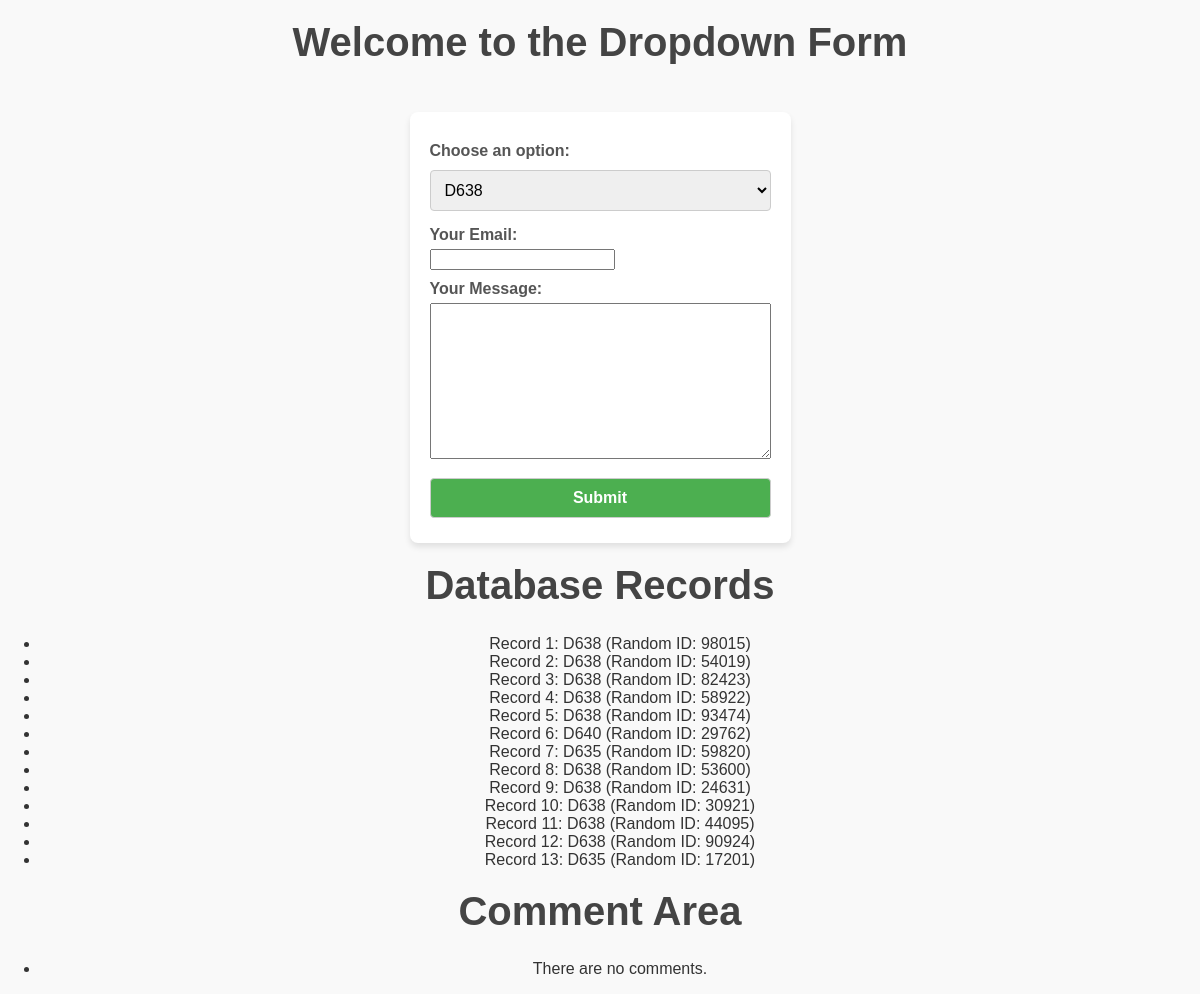
The app's page /, older data.
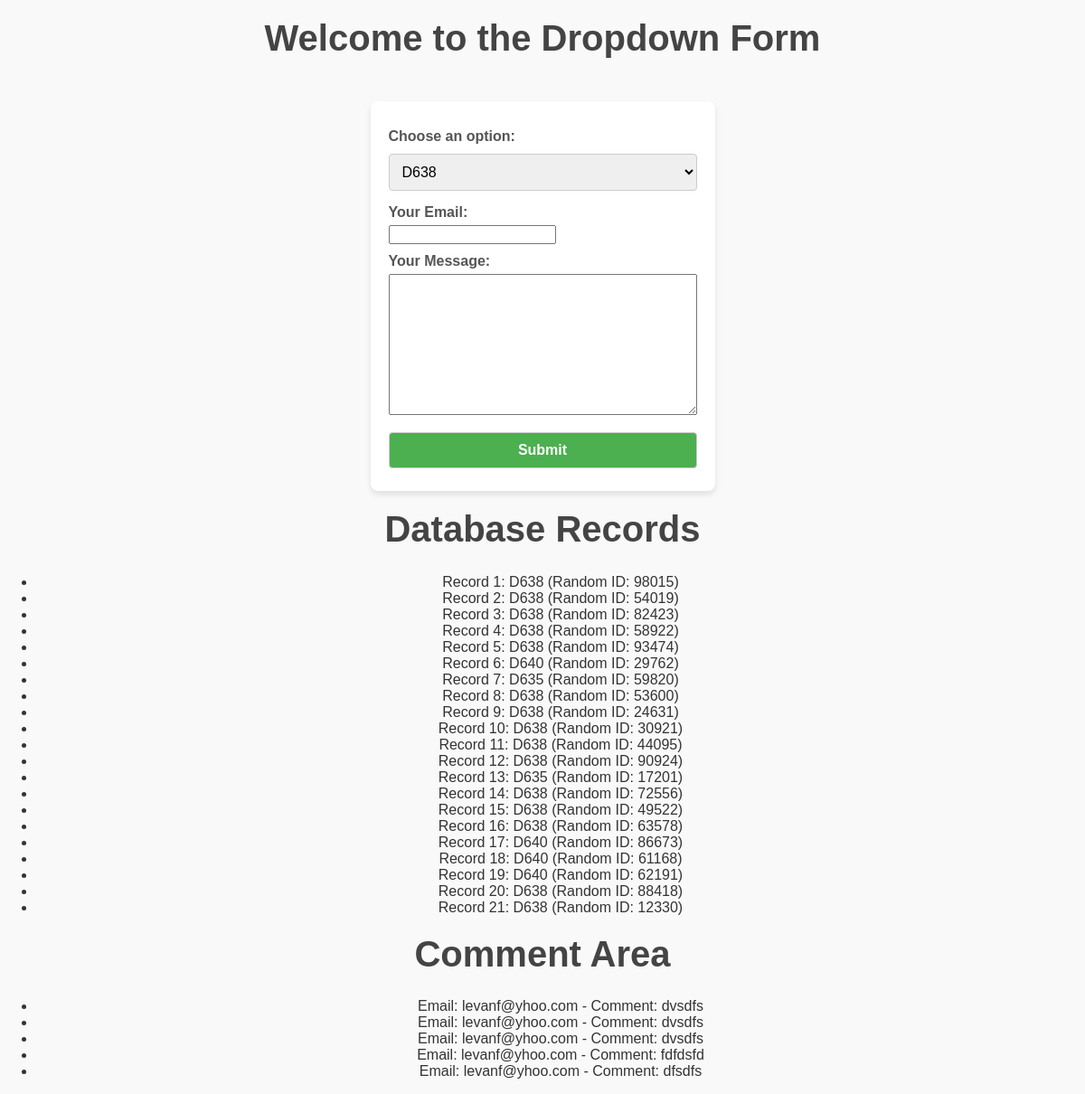
The same page, newer data.
### myapp/models.py (models this page shows, shortened)
class ChoiceRecord(models.Model):
    id = models.AutoField(primary_key=True)  # Auto-generated primary key
    random_id = models.IntegerField()
    selected_option = models.CharField(max_length=255)

class ContactInfo(models.Model):
    email_area = models.EmailField()
    text_area = models.TextField()

### myapp/views.py (the view, shortened to what this page needs)
# urls.py: path('', views.home, name='home'),
def home(request):
    form = DropDownForm(request.POST or None)
    saved_record = None  # To store the record if saved
    data = ChoiceRecord.objects.all()
    contct_info = ContactInfo.objects.all()
    context = {
        'id': random.randint(1, 100000),  # Generate a random ID
        'form': form,  # Form for dropdown options
        'saved_record': saved_record,  # Record saved after form submission
        'data': data,  # All records from the database
        'contct_info': contct_info
    }
    return render(request, 'home.html', context)

### myapp/forms.py
class DropDownForm(forms.Form):
    OPTIONS = [
        ('D638', 'D638'),
        ('D640', 'D640'),
        ('D635', 'D635'),
        ('NoN', 'NoN'),
    ]
    choices = forms.ChoiceField(choices=OPTIONS, label="Choose an option")
    contact_email = forms.EmailField(label="Your Email")
    comment = forms.CharField(widget=forms.Textarea, label="Your Message")

### myapp/templates/home.html (shortened to what this page needs)
<!DOCTYPE html>
<html lang="en">
<head>
    {% load static %}
    <link rel="stylesheet" href="{% static 'myapp/css/styles.css' %}">
</head>
<body>
    <h1>Welcome to the Dropdown Form</h1>
    <form method="post">
        {{ form.as_p }}
        <button type="submit">Submit</button>
    </form>
    <h1>Database Records</h1>
    <ul>
        {% for record in data %}
            <li>Record {{ record.id }}: {{ record.selected_option }} (Random ID: {{ record.random_id }})</li>
        {% empty %}
            <li>No records found.</li>
        {% endfor %}
    </ul>
    <h1>Comment Area</h1>
    <ul>
        {% for info in contct_info %}
            <li>Email: {{ info.email_area }} - Comment: {{ info.text_area }}</li>
        {% empty %}
            <li>There are no comments.</li>
        {% endfor %}
    </ul>
</body>
</html>

Row changes from the older to the newer data that the page shows:
added ChoiceRecord: id "14", selected_option "D638", random_id "72556"
added ChoiceRecord: id "15", selected_option "D638", random_id "49522"
added ChoiceRecord: id "16", selected_option "D638", random_id "63578"
added ChoiceRecord: id "17", selected_option "D640", random_id "86673"
added ChoiceRecord: id "18", selected_option "D640", random_id "61168"
added ChoiceRecord: id "19", selected_option "D640", random_id "62191"
added ChoiceRecord: id "20", selected_option "D638", random_id "88418"
added ChoiceRecord: id "21", selected_option "D638", random_id "12330"
added ContactInfo: email_area "levanf@yhoo.com", text_area "dvsdfs"
added ContactInfo: email_area "levanf@yhoo.com", text_area "dvsdfs"
added ContactInfo: email_area "levanf@yhoo.com", text_area "dvsdfs"
added ContactInfo: email_area "levanf@yhoo.com", text_area "fdfdsfd"
added ContactInfo: email_area "levanf@yhoo.com", text_area "dfsdfs"
Text that changed along with them:
text no longer shown: "There are no comments."
